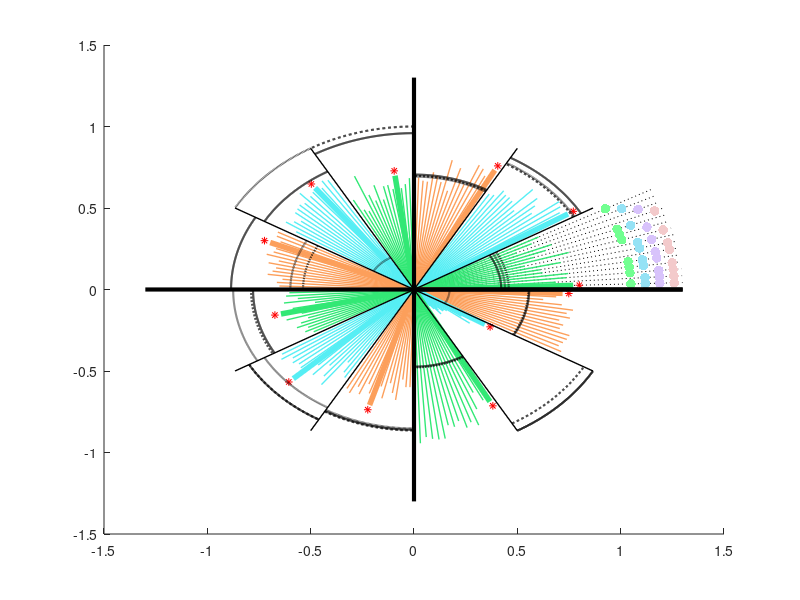

Write MATLAB code to recreate this figure. (Note: this script raises an error after producing the figure.)
%% Figure 5a
% The script plots with lines through circle image of Figure 5a.
%%

clear;
close all;

%% for resistances - condition combination 1->4
%1:accuracy 2: trp 3: tnr
load('resistance_predictions_FINAL_20181018.mat')
CIP = CIP([1:4, 6:end, 5], :);
GM = GM([1:4, 6:end, 5], :);
SAM = SAM([1:4, 6:end, 5], :);
SXT = SXT([1:4, 6:end, 5], :);

%using collection of genes
SAM_wgs = [70.49, 93.33, 42.20];%acc, tpr, tnr
GM_wgs = [55.74, 100, 47.32];
SXT_wgs = [86.07, 92.14, 77.88];
CIP_wgs = [88.52, 83.56, 95.92];

%using Resfinder
SAM_wgs_1 = [69.67, 88.89, 45.87];
GM_wgs_1 = [55.33, 94.87 47.80];
SXT_wgs_1 = [86.48, 92.14, 78.85];
CIP_wgs_1 = [53.69 22.6 100];

%using CARD
SAM_wgs_2 = [69.26, 89.63, 44.04];
GM_wgs_2 = [17.21, 100, 1.46];
SXT_wgs_2 = [85.25, 83.57, 87.50];
CIP_wgs_2 = [59.84, 100, 0];

x0 = 0;
y0 = 0;
%top right quadrant - SAM
angle_SAM = linspace(90,0, 49);
angle_SAM(find(angle_SAM == 0)) = [];
angle_SAM(find(angle_SAM == 30)) = [];
angle_SAM(find(angle_SAM == 60)) = [];
angle_SAM(find(angle_SAM == 90)) = [];

%label growth conditions - tnr for SAM
cond_label = fliplr(angle_SAM(end-14:end));
x_cond_1 = cosd(cond_label([1, 3, 4, 5, 9, 10, 11, 15]))' *1.05;%10,000x
y_cond_1 = sind(cond_label([1, 3, 4, 5, 9, 10, 11, 15]))' *1.05;

x_cond_2 = cosd(cond_label([1, 2, 4, 5, 7, 8, 11, 14]))' *1.12;%phage
y_cond_2 = sind(cond_label([1, 2, 4, 5, 7, 8, 11, 14]))' *1.12;

x_cond_3 = cosd(cond_label([1, 2, 3, 5, 6 8, 10, 13]))' *1.19;%100x
y_cond_3 = sind(cond_label([1, 2, 3, 5, 6 8, 10, 13]))' *1.19;

x_cond_4 = cosd(cond_label([1, 2, 3, 4, 6 7, 9, 12]))' *1.26;%carb
y_cond_4 = sind(cond_label([1, 2, 3, 4, 6 7, 9, 12]))' *1.26;

SAM_reshape = [SAM(:, 1); SAM(:, 2); SAM(:, 3)]/100;
x_SAM = cosd(angle_SAM)'.*SAM_reshape;
y_SAM = sind(angle_SAM)'.*SAM_reshape;

x_SAM_tnr = cosd(0:0.1:30)'.*[SAM_wgs(3), SAM_wgs_1(3), SAM_wgs_2(3)]/100;
y_SAM_tnr = sind(0:0.1:30)'.*[SAM_wgs(3), SAM_wgs_1(3), SAM_wgs_2(3)]/100;
x_SAM_tpr = cosd(30:0.1:60)'.*[SAM_wgs(2), SAM_wgs_1(2), SAM_wgs_2(2)]/100;
y_SAM_tpr = sind(30:0.1:60)'.*[SAM_wgs(2), SAM_wgs_1(2), SAM_wgs_2(2)]/100;
x_SAM_acc = cosd(60:0.1:90)'.*[SAM_wgs(1), SAM_wgs_1(1), SAM_wgs_2(1)]/100;
y_SAM_acc = sind(60:0.1:90)'.*[SAM_wgs(1), SAM_wgs_1(1), SAM_wgs_2(1)]/100;

%top left quadrant - CIP
angle_CIP = linspace(180,90, 49);
angle_CIP(find(angle_CIP == 90)) = [];
angle_CIP(find(angle_CIP == 120)) = [];
angle_CIP(find(angle_CIP == 150)) = [];
angle_CIP(find(angle_CIP == 180)) = [];

CIP_reshape = [CIP(:, 1); CIP(:, 2); CIP(:, 3)]/100;
x_CIP = cosd(angle_CIP)'.*CIP_reshape;
y_CIP = sind(angle_CIP)'.*CIP_reshape;

x_CIP_tnr = cosd(90:0.1:120)'.*[CIP_wgs(3), CIP_wgs_1(3), CIP_wgs_2(3)]/100;
y_CIP_tnr = sind(90:0.1:120)'.*[CIP_wgs(3), CIP_wgs_1(3), CIP_wgs_2(3)]/100;
x_CIP_tpr = cosd(120:0.1:150)'.*[CIP_wgs(2), CIP_wgs_1(2), CIP_wgs_2(2)]/100;
y_CIP_tpr = sind(120:0.1:150)'.*[CIP_wgs(2), CIP_wgs_1(2), CIP_wgs_2(2)]/100;
x_CIP_acc = cosd(150:0.1:180)'.*[CIP_wgs(1), CIP_wgs_1(1), CIP_wgs_2(1)]/100;
y_CIP_acc = sind(150:0.1:180)'.*[CIP_wgs(1), CIP_wgs_1(1), CIP_wgs_2(1)]/100;

%bottom left quadrant - SXT
angle_SXT = linspace(270,180, 49);
angle_SXT(find(angle_SXT == 180)) = [];
angle_SXT(find(angle_SXT == 210)) = [];
angle_SXT(find(angle_SXT == 240)) = [];
angle_SXT(find(angle_SXT == 270)) = [];

SXT_reshape = [SXT(:, 1); SXT(:, 2); SXT(:, 3)]/100;
x_SXT = cosd(angle_SXT)'.*SXT_reshape;
y_SXT = sind(angle_SXT)'.*SXT_reshape;

x_SXT_tnr = cosd(180:0.1:210)'.*[SXT_wgs(3), SXT_wgs_1(3), SXT_wgs_2(3)]/100;
y_SXT_tnr = sind(180:0.1:210)'.*[SXT_wgs(3), SXT_wgs_1(3), SXT_wgs_2(3)]/100;
x_SXT_tpr = cosd(210:0.1:240)'.*[SXT_wgs(2), SXT_wgs_1(2), SXT_wgs_2(2)]/100;
y_SXT_tpr = sind(210:0.1:240)'.*[SXT_wgs(2), SXT_wgs_1(2), SXT_wgs_2(2)]/100;
x_SXT_acc = cosd(240:0.1:270)'.*[SXT_wgs(1), SXT_wgs_1(1), SXT_wgs_2(1)]/100;
y_SXT_acc = sind(240:0.1:270)'.*[SXT_wgs(1), SXT_wgs_1(1), SXT_wgs_2(1)]/100;

%bottom right quadrant - GM
angle_GM = linspace(360,270, 49);
angle_GM(find(angle_GM == 270)) = [];
angle_GM(find(angle_GM == 300)) = [];
angle_GM(find(angle_GM == 330)) = [];
angle_GM(find(angle_GM == 360)) = [];

GM_reshape = [GM(:, 1); GM(:, 2); GM(:, 3)]/100;
x_GM = cosd(angle_GM)'.*GM_reshape;
y_GM = sind(angle_GM)'.*GM_reshape;

x_GM_tnr = cosd(270:0.1:300)'.*[GM_wgs(3), GM_wgs_1(3), GM_wgs_2(3)]/100;
y_GM_tnr = sind(270:0.1:300)'.*[GM_wgs(3), GM_wgs_1(3), GM_wgs_2(3)]/100;
x_GM_tpr = cosd(300:0.1:330)'.*[GM_wgs(2), GM_wgs_1(2), GM_wgs_2(2)]/100;
y_GM_tpr = sind(300:0.1:330)'.*[GM_wgs(2), GM_wgs_1(2), GM_wgs_2(2)]/100;
x_GM_acc = cosd(330:0.1:360)'.*[GM_wgs(1), GM_wgs_1(1), GM_wgs_2(1)]/100;
y_GM_acc = sind(330:0.1:360)'.*[GM_wgs(1), GM_wgs_1(1), GM_wgs_2(1)]/100;

%best prediction
[val idx_SAM] = max(mean([SAM(:, 1), SAM(:, 2), SAM(:, 3)], 2));
[val idx_GM] = max(mean([GM(:, 2)], 2));
[val idx_SXT] = max(mean([SXT(:, 1), SXT(:, 2), SXT(:, 3)], 2));
[val idx_CIP] = max(mean([CIP(:, 1), CIP(:, 2), CIP(:, 3)], 2));

%color 
a = [22 135 0]/255;%tnr
b = [0 97 255]/255;%tpr
c = [178 53 0]/255;%acc
d = [0 0 0;
    0 0 0;
    0 0 0];%all same colors
line_t = {'-', '--', ':'};

wid_arc = 1.5;

%% start figure
figure
hold on;
%test condition lines
tnr_a = angle_SAM(end-14:end);
x = cosd(tnr_a)'.*1.3;
y = sind(tnr_a)'.*1.3;
for i = 1:length(tnr_a)
    h = plot([0 x(i)], [0 y(i)], 'linewidth', 0.2, 'Color', [0 0 0], 'LineStyle', ':');
end

%condition label
scatter(x_cond_1, y_cond_1, 50, [114, 255, 145]/255, 'filled')
scatter(x_cond_2, y_cond_2, 50, [149, 226, 245]/255, 'filled')
scatter(x_cond_3, y_cond_3, 50, [216, 195, 251]/255, 'filled')
scatter(x_cond_4, y_cond_4, 50, [243, 202, 203]/255, 'filled')

for i = 1:length(x_SAM)
    if(i <= 15)
        co = [252 159 91]/255;
        if(i == idx_SAM)
            w = 4;
            scatter(cosd(angle_SAM(i))*(SAM_reshape(i)+0.03), sind(angle_SAM(i))*(SAM_reshape(i)+0.03), 30, 'r', '*');
        else
            w = 1;
        end
    elseif(i >15 && i <= 30)
        co = [86 238 244]/255;
        if(i == idx_SAM+15)
            w = 4;
            scatter(cosd(angle_SAM(i))*(SAM_reshape(i)+0.03), sind(angle_SAM(i))*(SAM_reshape(i)+0.03), 30, 'r', '*');
        else
            w = 1;
        end
    else
        co = [50 232 117]/255;
        if(i == idx_SAM+30)
            w = 4;
            scatter(cosd(angle_SAM(i))*(SAM_reshape(i)+0.03), sind(angle_SAM(i))*(SAM_reshape(i)+0.03), 30, 'r', '*');
        else
            w = 1;
        end
    end
     h = plot([0 x_SAM(i)], [0 y_SAM(i)], 'linewidth', w, 'Color', co);
end

for k1 = 1:3
    plot(x_SAM_tnr(:, k1), y_SAM_tnr(:, k1),'-', 'linewidth', wid_arc, 'color', d(k1, :), 'LineStyle', line_t{k1})
    plot(x_SAM_tpr(:, k1), y_SAM_tpr(:, k1),'-', 'linewidth', wid_arc, 'color', d(k1, :), 'LineStyle', line_t{k1})
    plot(x_SAM_acc(:, k1), y_SAM_acc(:, k1),'-', 'linewidth', wid_arc, 'color', d(k1, :), 'LineStyle', line_t{k1})
end

for i = 1:length(x_CIP)
    if(i <= 15)
        co = [252 159 91]/255;
        if(i == idx_CIP)
            w = 4;
            scatter(cosd(angle_CIP(i))*(CIP_reshape(i)+0.03), sind(angle_CIP(i))*(CIP_reshape(i)+0.03), 30, 'r', '*');
        else
            w = 1;
        end
    elseif(i >15 && i <= 30)
        co = [86 238 244]/255;
        if(i == idx_CIP+15)
            w = 4;
            scatter(cosd(angle_CIP(i))*(CIP_reshape(i)+0.03), sind(angle_CIP(i))*(CIP_reshape(i)+0.03), 30, 'r', '*');
        else
            w = 1;
        end
    else
        co = [50 232 117]/255;
        if(i == idx_CIP+30)
            w = 4;
            scatter(cosd(angle_CIP(i))*(CIP_reshape(i)+0.03), sind(angle_CIP(i))*(CIP_reshape(i)+0.03), 30, 'r', '*');
        else
            w = 1;
        end
    end
     h = plot([0 x_CIP(i)], [0 y_CIP(i)], 'linewidth', w, 'Color', co);
end

for k1 = 1:3
    plot(x_CIP_tnr(:, k1), y_CIP_tnr(:, k1),'-', 'linewidth', wid_arc, 'color', d(k1, :), 'LineStyle', line_t{k1})
    plot(x_CIP_tpr(:, k1), y_CIP_tpr(:, k1),'-', 'linewidth', wid_arc, 'color', d(k1, :), 'LineStyle', line_t{k1})
    plot(x_CIP_acc(:, k1), y_CIP_acc(:, k1),'-', 'linewidth', wid_arc, 'color', d(k1, :), 'LineStyle', line_t{k1})
end

for i = 1:length(x_SXT)
    if(i <= 15)
        co = [252 159 91]/255;
        if(i == idx_SXT)
            w = 4;
            scatter(cosd(angle_SXT(i))*(SXT_reshape(i)+0.03), sind(angle_SXT(i))*(SXT_reshape(i)+0.03), 30, 'r', '*');
        else
            w = 1;
        end
    elseif(i >15 && i <= 30)
        co = [86 238 244]/255;
        if(i == idx_SXT+15)
            w = 4;
            scatter(cosd(angle_SXT(i))*(SXT_reshape(i)+0.03), sind(angle_SXT(i))*(SXT_reshape(i)+0.03), 30, 'r', '*');
        else
            w = 1;
        end
    else
        co = [50 232 117]/255;
        if(i == idx_SXT+30)
            w = 4;
            scatter(cosd(angle_SXT(i))*(SXT_reshape(i)+0.03), sind(angle_SXT(i))*(SXT_reshape(i)+0.03), 30, 'r', '*');
        else
            w = 1;
        end
    end
     h = plot([0 x_SXT(i)], [0 y_SXT(i)], 'linewidth', w, 'Color', co);
end

for k1 = 1:3
    plot(x_SXT_tnr(:, k1), y_SXT_tnr(:, k1),'-', 'linewidth', wid_arc, 'color', d(k1, :), 'LineStyle', line_t{k1})
    plot(x_SXT_tpr(:, k1), y_SXT_tpr(:, k1),'-', 'linewidth', wid_arc, 'color', d(k1, :), 'LineStyle', line_t{k1})
    plot(x_SXT_acc(:, k1), y_SXT_acc(:, k1),'-', 'linewidth', wid_arc, 'color', d(k1, :), 'LineStyle', line_t{k1})
end

for i = 1:length(x_GM)
    if(i <= 15)
        co = [252 159 91]/255;
        if(i == idx_GM)
            w = 4;
            scatter(cosd(angle_GM(i))*(GM_reshape(i)+0.03), sind(angle_GM(i))*(GM_reshape(i)+0.03), 30, 'r', '*');
        else
            w = 1;
        end
    elseif(i >15 && i <= 30)
        co = [86 238 244]/255;
        if(i == idx_GM+15)
            w = 4;
            scatter(cosd(angle_GM(i))*(GM_reshape(i)+0.03), sind(angle_GM(i))*(GM_reshape(i)+0.03), 30, 'r', '*');
        else
            w = 1;
        end
    else
        co = [50 232 117]/255;
        if(i == idx_GM+30)
            w = 4;
            scatter(cosd(angle_GM(i))*(GM_reshape(i)+0.03), sind(angle_GM(i))*(GM_reshape(i)+0.03), 30, 'r', '*');
        else
            w = 1;
        end
    end
     h = plot([0 x_GM(i)], [0 y_GM(i)], 'linewidth', w, 'Color', co);
end

for k1 = 1:3
    plot(x_GM_tnr(:, k1), y_GM_tnr(:, k1),'-', 'linewidth', wid_arc, 'color', d(k1, :), 'LineStyle', line_t{k1})
    plot(x_GM_tpr(:, k1), y_GM_tpr(:, k1),'-', 'linewidth', wid_arc, 'color', d(k1, :), 'LineStyle', line_t{k1})
    plot(x_GM_acc(:, k1), y_GM_acc(:, k1),'-', 'linewidth', wid_arc, 'color', d(k1, :), 'LineStyle', line_t{k1})
end

x = cosd(0:30:360)';
y = sind(0:30:360)';
%intermediate lines between without arc
for i = 1:length(x)
    if(mod(i, 3) == 1)
        temp = 1.3;
        wid = 3;%thickness of axis lines
    else
        temp =  1;
        wid = 1;
    end
    plot([0 x(i)]*temp, [0 y(i)]*temp,'k-', 'linewidth', wid)
end

%line around arc - thicker
[x, y] = drawCurve(0, 360, 1.3);
plot(x,y,'-', 'linewidth', 3, 'color', [169, 217, 142]/255)
[x, y] = drawCurve(0, 270, 1.3);
plot(x,y,'-', 'linewidth', 3, 'color', [215, 241, 255]/255)
[x, y] = drawCurve(0, 180, 1.3);
plot(x,y,'-', 'linewidth', 3, 'color', [245, 211, 233]/255)
[x, y] = drawCurve(0, 90, 1.3);
plot(x,y,'-', 'linewidth', 3, 'color', [255, 217, 102]/255)
set(gca, 'fontsize', 26, 'FontWeight','bold','linewidth',4,'yticklabel',[])

